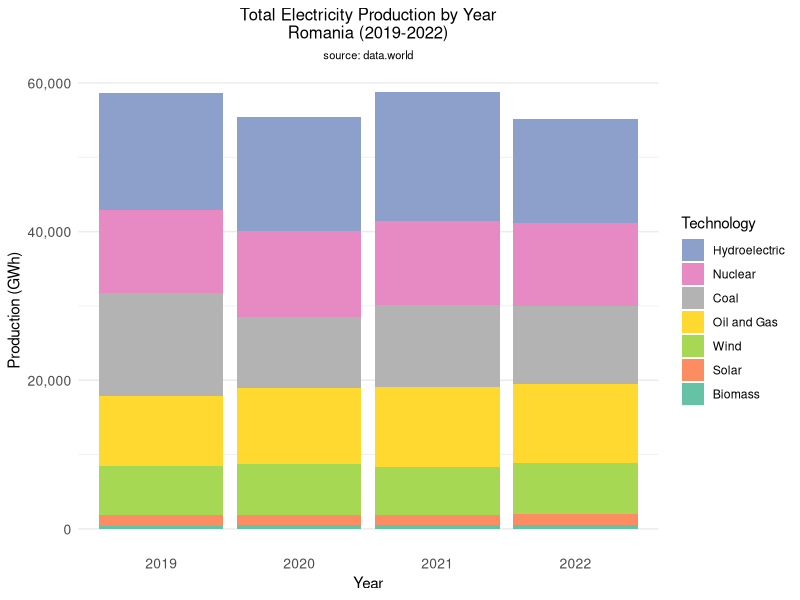
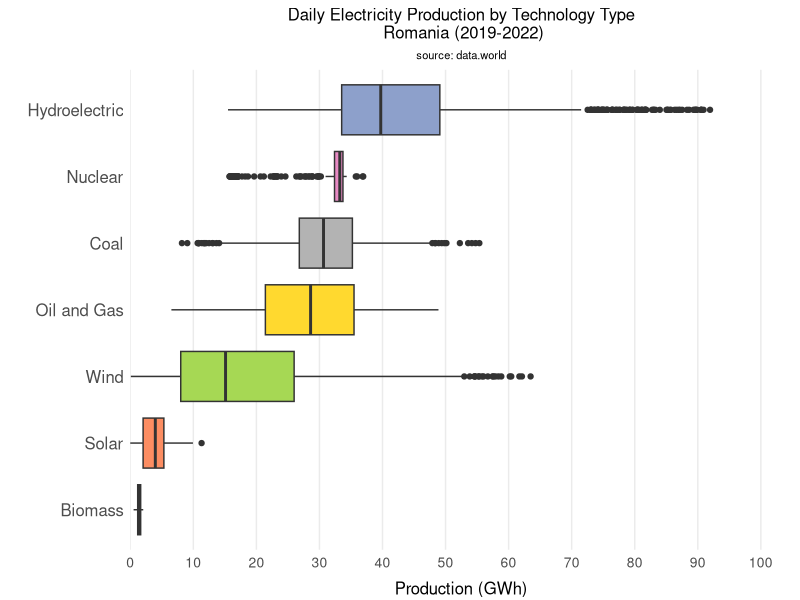
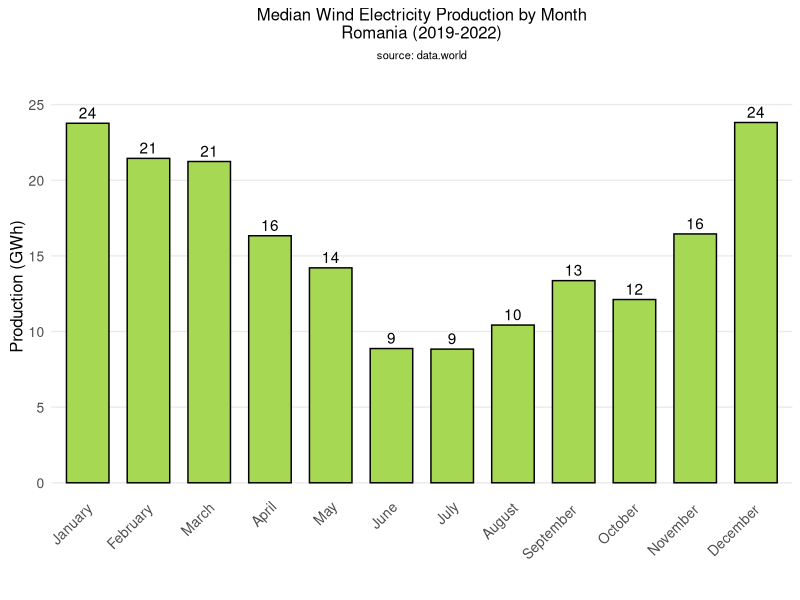
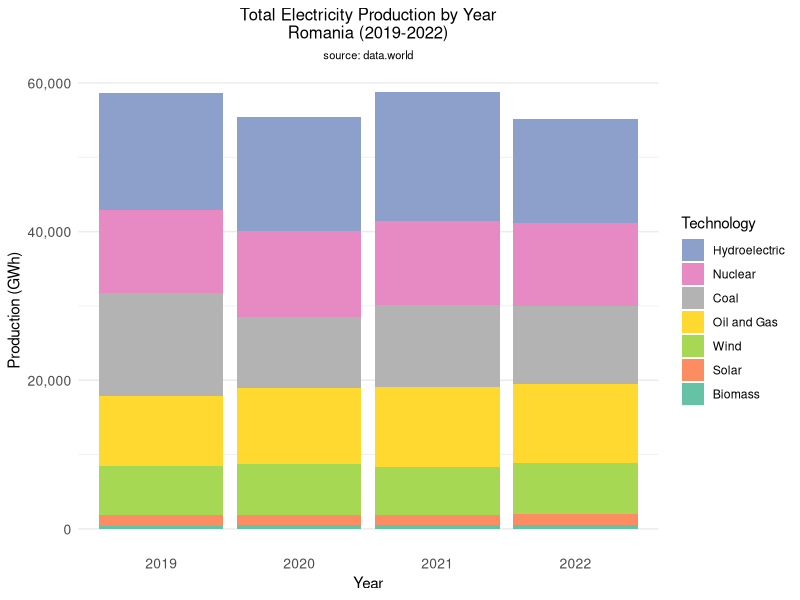
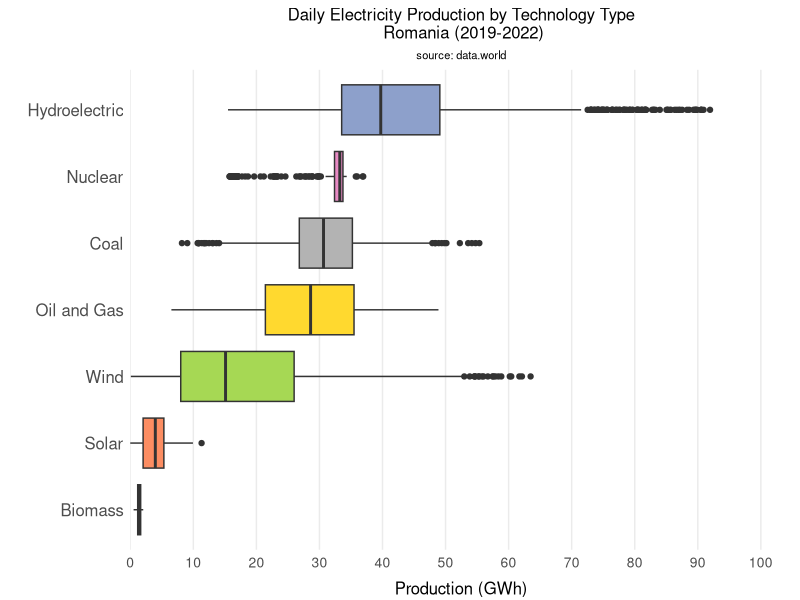
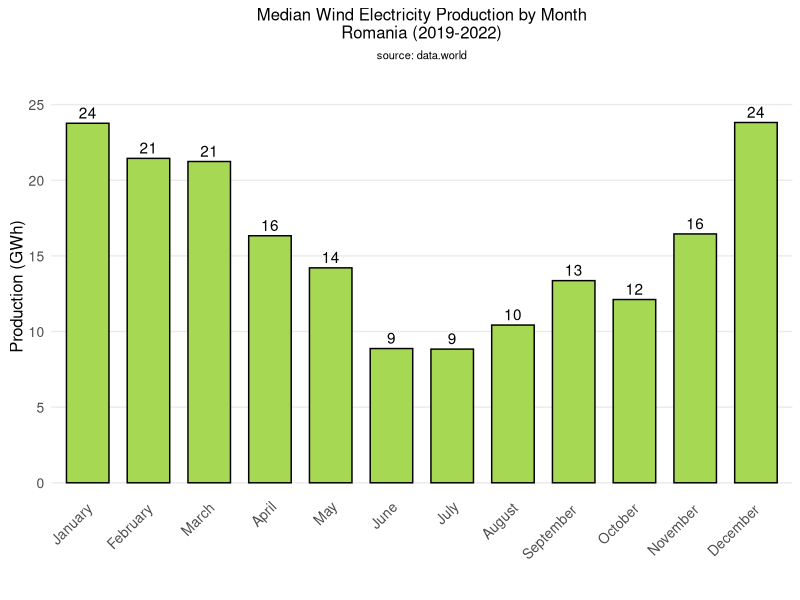

Generate these figures, in order, with R:
## ---- chunk 1
#initial setup & files
library(RColorBrewer)
library(plyr)
library(reshape2)
library(tidyverse)

setwd("/Users/home/Downloads/5. Github Public Repos/Daily-Electricity-in-Romania--2019-2023--EDA")

romaniaElectricity <- read.csv("datasets/daily_electricity_data.csv")
romaniaElectricity <- romaniaElectricity %>%
  mutate(DateTime = as.Date(DateTime)) %>%
  filter(DateTime < "2023-01-01") #keeping the data exactly for 4 years (2019-2022)
## ---- chunk 2
#Total Production by Year

productionByYear <- romaniaElectricity %>%
  mutate(Year = format(DateTime, "%Y")) %>%
  group_by(Year) %>%
  mutate(Consumption = sum(Consumption),
    Production = sum(Production),
    Nuclear = sum(Nuclear),
    Wind = sum(Wind),
    Hydroelectric = sum(Hydroelectric),
    "Oil and Gas" = sum(Oil.and.Gas),
    Coal = sum(Coal),
    Solar = sum(Solar),
    Biomass = sum(Biomass)) %>%
  mutate_if(is.numeric, function(x){x / 1000}) %>%
  select(-DateTime, -Consumption, -Oil.and.Gas) %>%
  summarise_all(mean)

productionByYear <- melt(productionByYear, 
                         id.vars = c("Year", "Production"),
                         variable.name = "Technology",
                         value.name = "Technology_Production") %>%
  arrange(Year)

ggplot(productionByYear, aes(x = Year, y = Technology_Production,
                             fill = fct_reorder(Technology, Technology_Production, 
                                                .desc = TRUE))) + 
  geom_bar(stat = "identity") +
  scale_y_continuous(labels = scales::comma) +
  labs(x = "Year",
       y = "Production (GWh)",
       title = "Total Electricity Production by Year\nRomania (2019-2022)",
       subtitle = "source: data.world",
       fill = "Technology") +
  scale_fill_manual(values=c("#8DA0CB", "#E78AC3", "#B3B3B3", "#FFD92F",
                             "#A6D854", "#FC8D62", "#66C2A5")) +
  theme_minimal() +
  theme(plot.title = element_text(size = 12, hjust=0.5),
        plot.subtitle = element_text(size = 8, hjust=0.5),
        panel.grid.major.x = element_blank(),
        axis.text.y = element_text(size = 10),
        axis.text.x = element_text(size = 10))

#save the graph
ggsave("outputs/graph1.jpg", width = 1920, height = 1080, units = "px")
## ---- chunk 3
#Production by Technology Type

productionByTechnology <- melt(romaniaElectricity,
                               id.vars = c("DateTime", "Consumption", "Production"),
                               variable.name = "Technology",
                               value.name = "Technology_Production") %>%
  mutate(Technology_Production = Technology_Production / 1000) %>% #transform to GWh
  arrange(DateTime) %>%
  group_by(Technology) %>%
  mutate(Median_Production = median(Technology_Production)) %>%
  ungroup()

#changing one of the levels
productionByTechnology$Technology <- revalue(productionByTechnology$Technology,
                                             c("Oil.and.Gas" = "Oil and Gas"))

#sorting the levels in factor
productionByTechnology$Technology <- fct_reorder(productionByTechnology$Technology, productionByTechnology$Median_Production)

ggplot(productionByTechnology, aes(x = Technology_Production, y = Technology, fill = Technology)) +
  geom_boxplot() +
  scale_x_continuous(limits = c(0,105), 
                     breaks = c(0,10,20,30,40,50,60,70,80,90,100), 
                     expand = c(0,0)) +
  labs(title = "Daily Electricity Production by Technology Type\n Romania (2019-2022)",
       subtitle = "source: data.world",
       x = "Production (GWh)",
       y = "") + 
  scale_fill_manual(values=c("#66C2A5", "#FC8D62", "#A6D854", "#FFD92F",
                             "#B3B3B3", "#E78AC3", "#8DA0CB")) +
  theme_minimal() +
  theme(plot.title = element_text(size = 12, hjust=0.5),
        plot.subtitle = element_text(size = 8, hjust=0.5),
        axis.text.y = element_text(size = 12),
        axis.text.x = element_text(size = 10),
        axis.title.x = element_text(size = 12, vjust = -0.5),
        legend.position = "none",
        panel.grid.minor.x = element_blank(),
        panel.grid.major.y = element_blank(),
        panel.grid.minor.y = element_blank())

#save the graph
ggsave("outputs/graph2.jpg", width = 1920, height = 1080, units = "px")
## ---- chunk 4
#Wind Production by Month

windProductionByMonth <- romaniaElectricity %>%
  select(DateTime, Wind) %>%
  mutate(Month = format(DateTime, "%m")) %>%
  group_by(Month) %>%
  mutate(Wind_Month_Median = median(Wind) / 1000) %>% #GWh
  select(-DateTime, -Wind) %>%
  mutate(Month = factor(Month, 
                        levels = c("01", "02", "03", "04", "05", "06",
                                   "07", "08", "09", "10", "11", "12"),
                        labels = c("January", "February", "March",
                                   "April", "May", "June",
                                   "July", "August", "September",
                                   "October", "November", "December"))) %>%
  summarise_all(mean)

ggplot(windProductionByMonth, aes(x = Month, y = Wind_Month_Median)) +
  geom_bar(stat = "identity", width = 0.7, fill = "#A6D854", color = "#000000") +
  scale_y_continuous(limits = c(0,26), breaks = c(0,5,10,15,20,25)) +
  labs(title = "Median Wind Electricity Production by Month\nRomania (2019-2022)",
       subtitle = "source: data.world",
       x = "",
       y = "Production (GWh)") +
  theme_minimal() +
  theme(plot.title = element_text(size = 12, hjust=0.5),
        plot.subtitle = element_text(size = 8, hjust=0.5),
        axis.text.x = element_text(size = 10, angle = 45, vjust = 1.2, hjust = 1.1),
        axis.text.y = element_text(size = 10),
        axis.title.y = element_text(size = 12, vjust = 0.5),
        panel.grid.major.x = element_blank(),
        panel.grid.minor.y = element_blank()) +
  geom_text(aes(label = round(Wind_Month_Median)), vjust = -0.4)
  

#save the graph
ggsave("outputs/graph3.jpg", width = 1920, height = 1080, units = "px")
